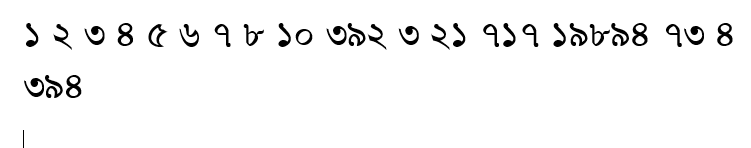
#> input picture check_font/sample2/number.png, 751 x 148 px
$ python text.py   (older library calls are emulated)
#> lines starting #> are read from the running program, lines starting #| are printed output that depends on the picture; after the words box and inside, x2 and y2 are one past the last pixel; in counts of white or black regions, pixels touching at a corner belong together
import cv2

image = cv2.imread("number.png")
#> image is the input picture: shape (148, 751, 3); min 0, max 255, mean 245.3
gray = cv2.cvtColor(image,cv2.COLOR_BGR2GRAY)
_,thresh = cv2.threshold(gray,70,255,cv2.THRESH_BINARY_INV)
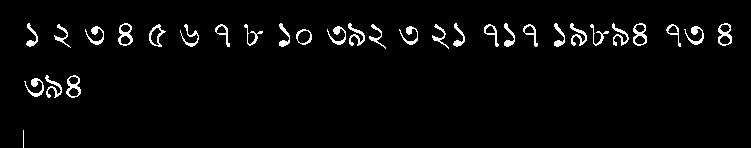
#> thresh: shape (148, 751); 3.2% white in thin lines or dots, all inside (x1, y1, x2, y2) = (23, 23, 732, 148)
thresh1 = cv2.adaptiveThreshold(gray,255,1,1,11,2)
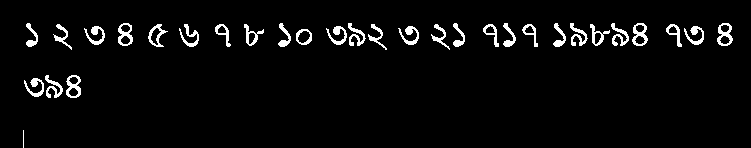
#> thresh1: shape (148, 751); 4% white; 31 white regions (1 under 20 px), largest, box (x1, y1, x2, y2) and area: (717, 23, 733, 46) 183, (632, 23, 648, 46) 182, (66, 75, 81, 98) 182
kernel = cv2.getStructuringElement(cv2.MORPH_CROSS,(3,3))
dilated = cv2.dilate(thresh,kernel,iterations = 1)
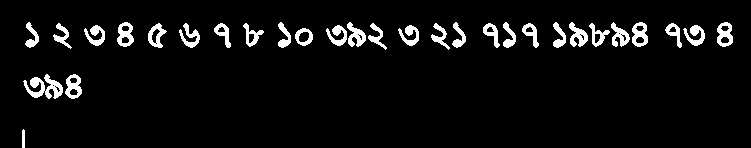
#> dilated: shape (148, 751); 5.7% white; 30 white regions
_,contours, hierarchy = cv2.findContours(dilated,cv2.RETR_EXTERNAL,cv2.CHAIN_APPROX_SIMPLE)
#> contours = 30 contours; largest, box (x1, y1, x2, y2) and area: (23, 74, 63, 99) 403, (117, 22, 134, 47) 290, (717, 22, 733, 47) 290, (632, 22, 648, 47) 290, (65, 74, 82, 99) 287


cv2.imshow("image",thresh)
cv2.imshow("img",thresh1)
cv2.imshow("dilate",dilated)
cv2.waitKey(0)

$ run again, with check_font/sample2/srk.jpg saved as check_font/sample2/number.png
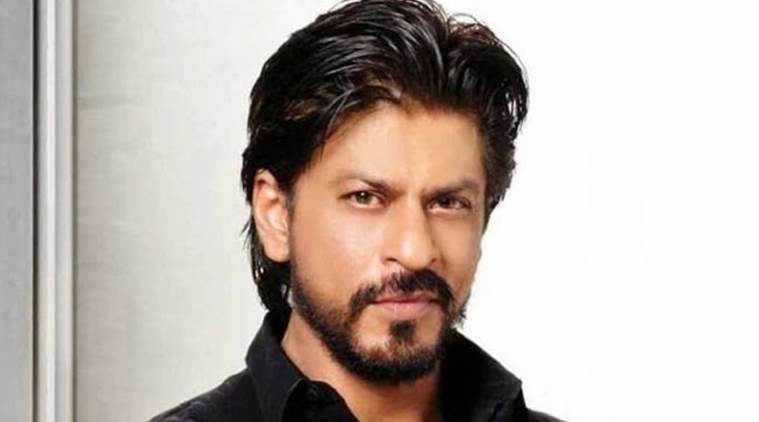
#> input picture check_font/sample2/srk.jpg, 759 x 422 px
#> image is the input picture: shape (422, 759, 3); mean B, G, R 172.5, 179.3, 189.4
#> `_,thresh = cv2.threshold(gray,70,255,cv2.THRESH_BINARY_INV)`:
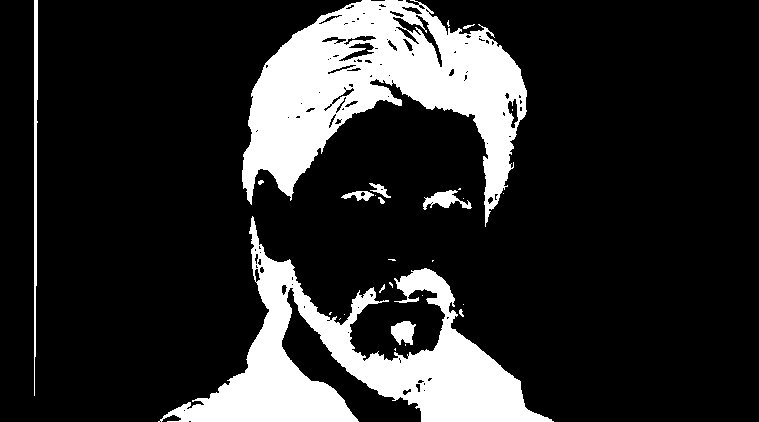
#> thresh: shape (422, 759); 17.5% white; 28 white regions (16 under 20 px), largest, box (x1, y1, x2, y2) and area: (242, 0, 527, 227) 28979, (158, 216, 554, 422) 24659, (34, 0, 38, 396) 1141
#> thresh1: shape (422, 759); 15.5% white; 1864 white regions (1705 under 20 px), largest, box (x1, y1, x2, y2) and area: (147, 0, 529, 422) 13575, (347, 252, 568, 422) 3084, (292, 270, 422, 390) 2839
#> `dilated = cv2.dilate(thresh,kernel,iterations = 1)`:
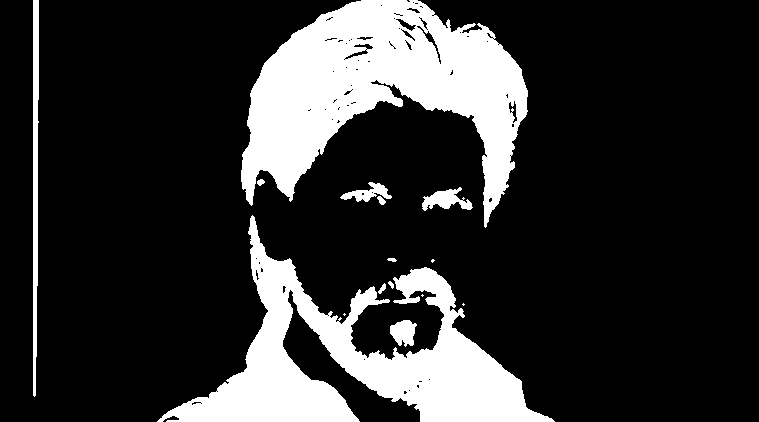
#> dilated: shape (422, 759); 19.3% white; 15 white regions (4 under 20 px)
#> contours = 15 contours, 6 with area under 20; largest, box (x1, y1, x2, y2) and area: (241, 0, 528, 228) 31590, (157, 215, 555, 422) 25668, (33, 0, 39, 397) 1534, (422, 187, 473, 211) 547, (390, 320, 417, 347) 460
